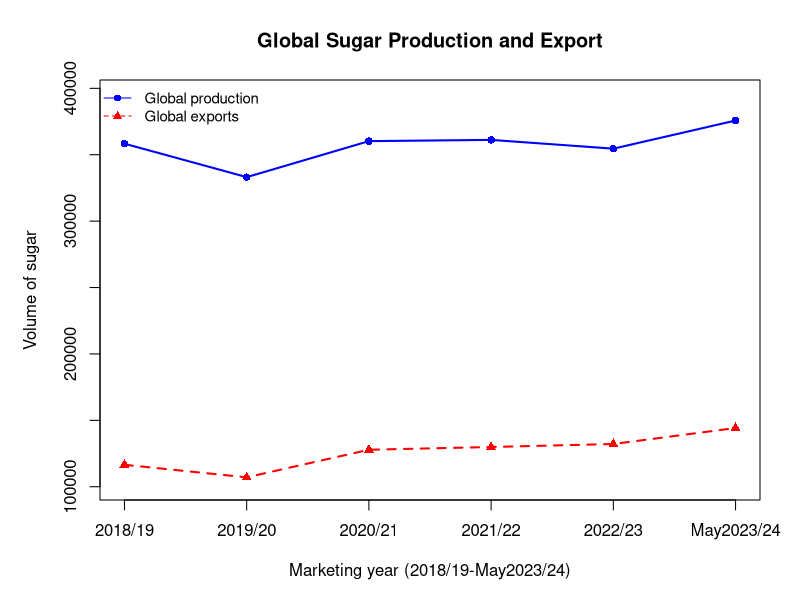
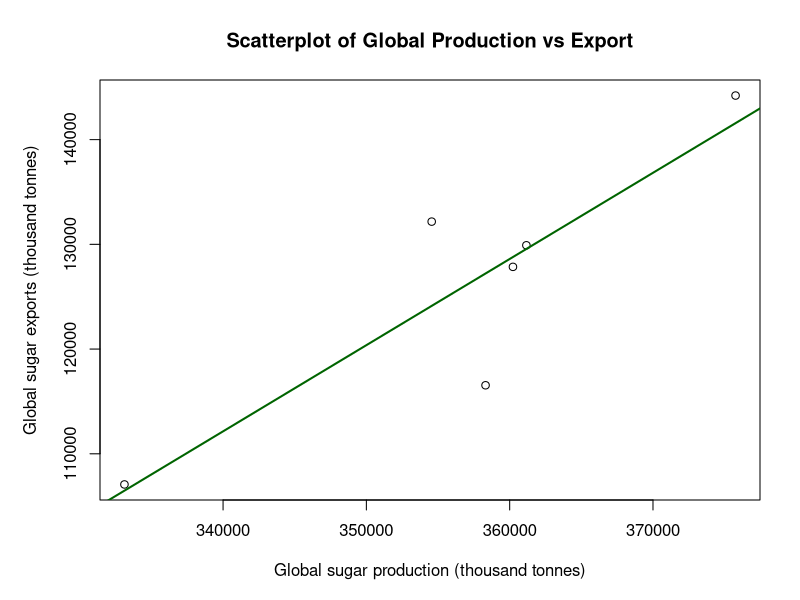
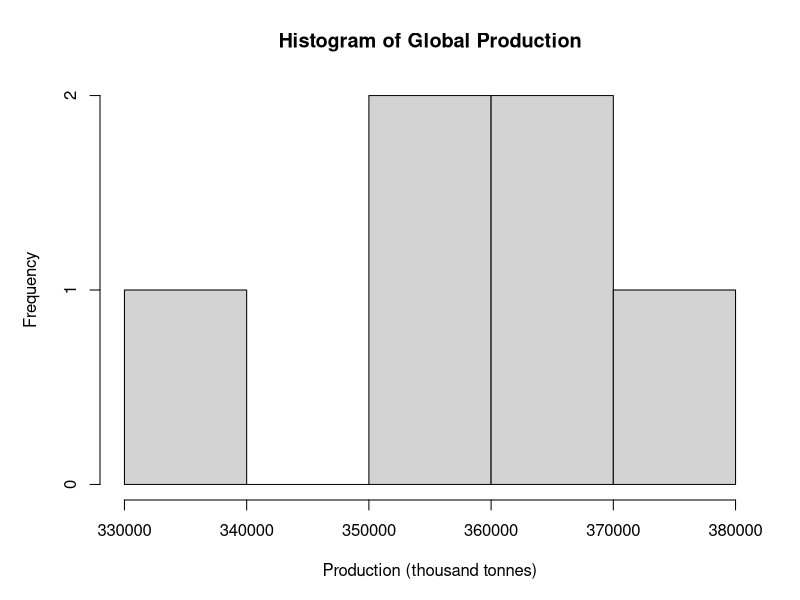
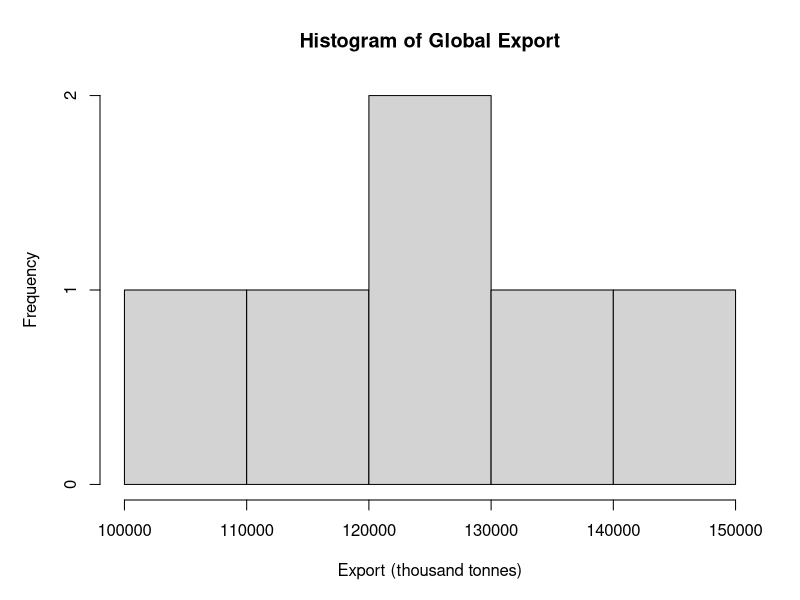

These charts were generated, in order, by the following R code:
## Loading required library
library(tidyverse)

##importing data
df_raw <- read_csv("combined_df .csv")
names(df_raw)
summary(df_raw)
head(df_raw)

## Cleaning and numeric conversion
year_cols <- c("2018/19", "2019/20", "2020/21",
              "2021/22", "2022/23", "May2023/24")
df_clean <- df_raw |>
                mutate(
                  across(
                    all_of(year_cols),
                    ~ as.numeric(gsub(",", "", .x))
                  )
                )       
summary(df_clean[, year_cols])

##filter to production and import only
df_pe <- df_clean |>
  filter(Action %in% c("production", "export"))
##building global total per year
df_long <- df_pe |>
  pivot_longer(
    cols      = all_of(year_cols),
    names_to  = "Year",
    values_to = "Volume"
  )
##aggregate to global totals by Action and Years
df_global <- df_long |>
  group_by(Action, Year) |>
  summarise(
    TotalVolume = sum(Volume, na.rm = TRUE),
    .groups     = "drop"
  )
## one row per Year, columns for production and export
df_research <- df_global |>
  pivot_wider(
    names_from  = Action,
    values_from = TotalVolume
  ) |>
##ordering years correctly
 mutate(
    Year = factor(Year, levels = year_cols)
  )
## Inspecting final research sub‑dataset
df_research
summary(df_research)
## visualization
##Time‑series line plot for production and export
year_labels <- df_research$Year
x <- seq_along(year_labels)
y_min <- min(df_research$production, df_research$export, na.rm = TRUE) * 0.95
y_max <- max(df_research$production, df_research$export, na.rm = TRUE) * 1.05

par(mar = c(5, 5, 4, 2)) 
plot(x, df_research$production,
     type = "n",
     xaxt = "n",
     ylim = c(y_min, y_max),
     xlab = "Marketing year (2018/19-May2023/24)",
     ylab = "Volume of sugar",
     main = "Global Sugar Production and Export")

axis(1, at = x, labels = year_labels)

lines(x, df_research$production,
      type = "o",
      col  = "blue",
      lwd  = 2,
      pch  = 16)

lines(x, df_research$export,
      type = "o",
      col  = "red",
      lwd  = 2,
      lty  = 2,
      pch  = 17)

legend("topleft",
       legend = c("Global production", "Global exports"),
       col    = c("blue", "red"),
       lty    = c(1, 2),
       pch    = c(16, 17),
       bty    = "n",
       cex    = 0.9)
## Scatter plot of production vs export.
plot(df_research$production, df_research$export,
     xlab = "Global sugar production (thousand tonnes)",
     ylab = "Global sugar exports (thousand tonnes)",
     main = "Scatterplot of Global Production vs Export")
abline(lm(export ~ production, data = df_research),
       col = "darkgreen", lwd = 2)
## Histogram for the production and export
hist(df_research$production, 
     main = "Histogram of Global Production", 
     xlab = "Production (thousand tonnes)") 
hist(df_research$export, 
     main = "Histogram of Global Export", 
     xlab = "Export (thousand tonnes)") 
## Basic descriptive statistics 
summary(df_research[, c("production", "export")])

##Pearson correlation
pearson_result <- cor.test(df_research$production,
                           df_research$export,
                           method = "pearson")

pearson_result



         
         
